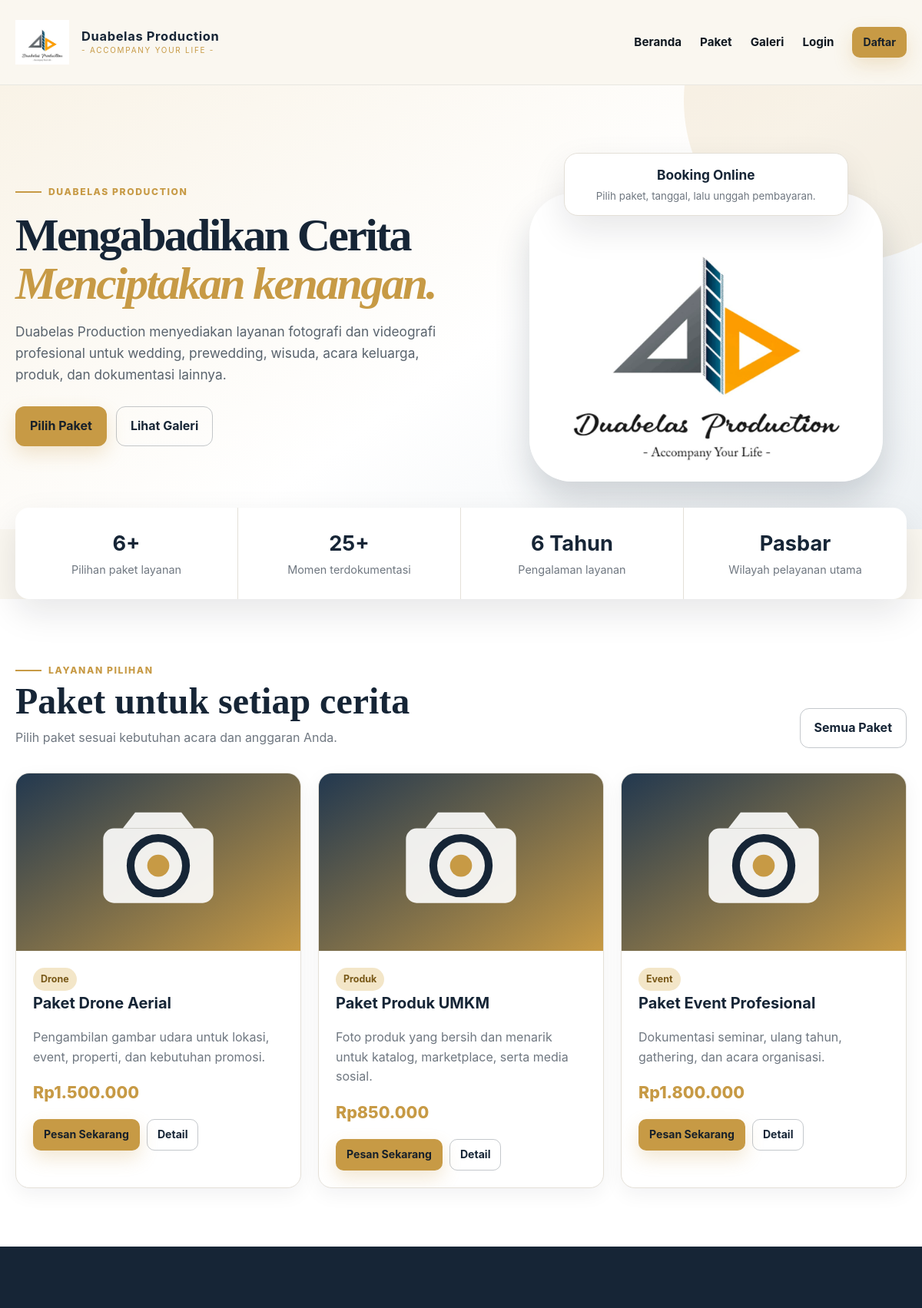
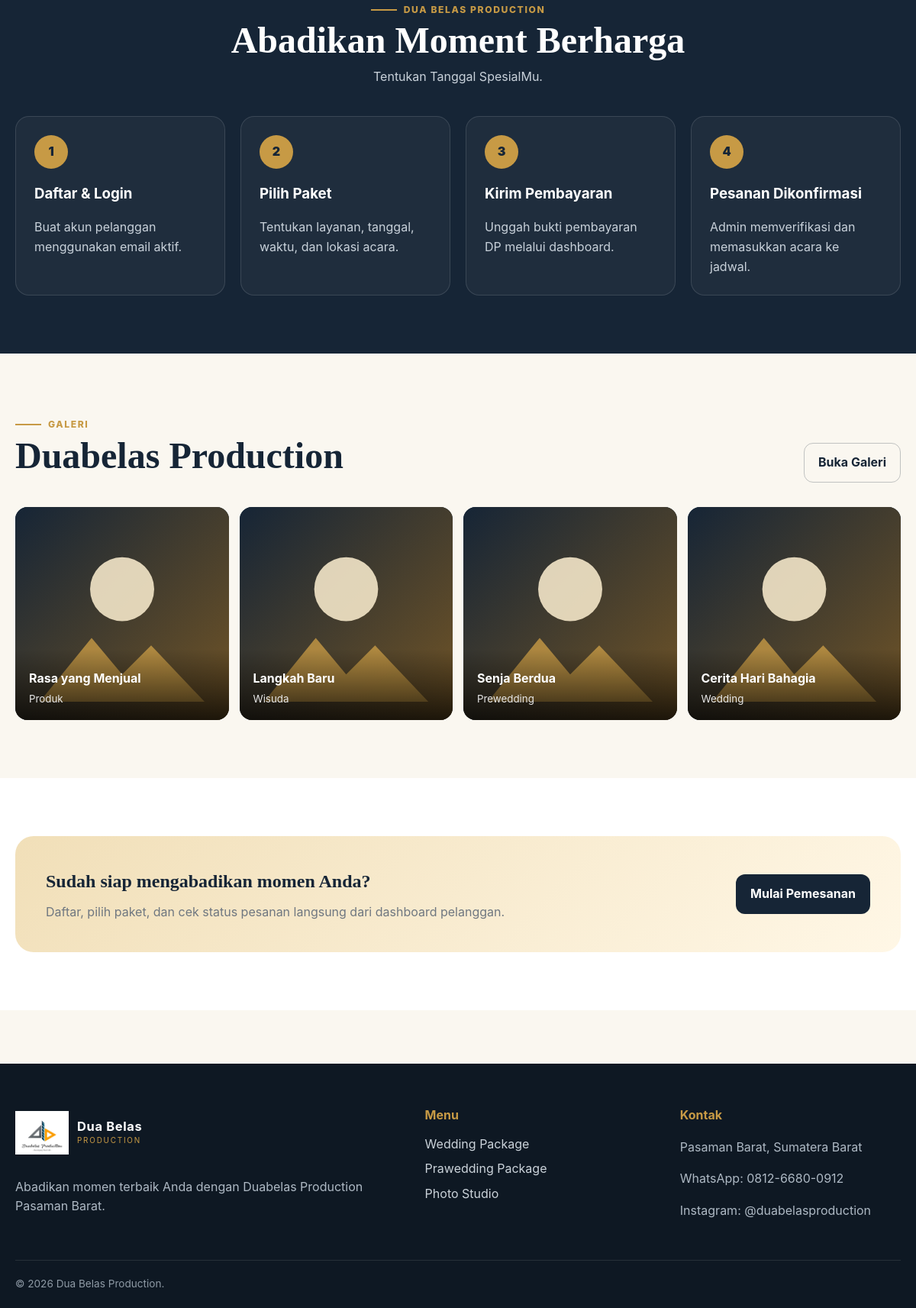
The page / on the database its author committed (2 pictures, top to bottom).
### tables this page shows
CREATE TABLE IF NOT EXISTS packages (
    id INT UNSIGNED AUTO_INCREMENT PRIMARY KEY,
    name VARCHAR(120) NOT NULL,
    category VARCHAR(80) NOT NULL,
    price DECIMAL(14,2) NOT NULL DEFAULT 0,
    dp_percentage TINYINT UNSIGNED NOT NULL DEFAULT 30,
    duration_hours DECIMAL(5,1) NOT NULL DEFAULT 2,
    description TEXT NOT NULL,
    features TEXT DEFAULT NULL,
    photo VARCHAR(255) DEFAULT NULL,
    status ENUM('active','inactive') NOT NULL DEFAULT 'active',
    created_at TIMESTAMP DEFAULT CURRENT_TIMESTAMP,
    updated_at TIMESTAMP DEFAULT CURRENT_TIMESTAMP ON UPDATE CURRENT_TIMESTAMP
);

CREATE TABLE IF NOT EXISTS gallery (
    id INT UNSIGNED AUTO_INCREMENT PRIMARY KEY,
    title VARCHAR(140) NOT NULL,
    category VARCHAR(80) NOT NULL,
    description TEXT DEFAULT NULL,
    photo VARCHAR(255) DEFAULT NULL,
    status ENUM('active','inactive') NOT NULL DEFAULT 'active',
    created_at TIMESTAMP DEFAULT CURRENT_TIMESTAMP,
    updated_at TIMESTAMP DEFAULT CURRENT_TIMESTAMP ON UPDATE CURRENT_TIMESTAMP
);

### config/app.php (called while the page is built, shortened)
<?php
function url(string $path = ''): string
{
    return BASE_URL . ($path !== '' ? '/' . ltrim($path, '/') : '');
}
function asset(string $path): string
{
    return url('assets/' . ltrim($path, '/'));
}
function e(?string $value): string
{
    return htmlspecialchars((string) $value, ENT_QUOTES, 'UTF-8');
}
function rupiah(float|int|string $amount): string
{
    return 'Rp' . number_format((float) $amount, 0, ',', '.');
}
function current_user(): ?array
{
    return $_SESSION['user'] ?? null;
}
function is_logged_in(): bool
{
    return isset($_SESSION['user']);
}

### index.php (the view, shortened to what this page needs)
<?php
require_once __DIR__ . '/config/database.php';
$packages = $pdo->query("SELECT * FROM packages WHERE status = 'active' ORDER BY id DESC LIMIT 3")->fetchAll();
$galleryItems = $pdo->query("SELECT * FROM gallery WHERE status = 'active' ORDER BY id DESC LIMIT 4")->fetchAll();
$totalPackages = (int) $pdo->query("SELECT COUNT(*) FROM packages WHERE status = 'active'")->fetchColumn();
$totalBookings = (int) $pdo->query("SELECT COUNT(*) FROM bookings WHERE status IN ('confirmed','completed')")->fetchColumn();
require __DIR__ . '/includes/header.php';
?>
<section class="hero">
    <div class="container hero-grid">
        <div>
            <span class="eyebrow">Duabelas Production</span>
            <h1>
                Mengabadikan Cerita
                <span>Menciptakan kenangan.</span>
            </h1>
            <p>
                Duabelas Production menyediakan layanan fotografi dan
                videografi profesional untuk wedding, prewedding, wisuda,
                acara keluarga, produk, dan dokumentasi lainnya.
            </p>
            <div class="hero-actions">
                <a class="btn btn-primary" href="<?= url('packages.php') ?>">
                    Pilih Paket
                </a>
                <a class="btn btn-outline" href="<?= url('gallery.php') ?>">
                    Lihat Galeri
                </a>
            </div>
        </div>
        <div class="hero-art">
    <div class="hero-image-wrap">
        <img
            src="<?= asset('img/1.jpeg') ?>"
            alt="Ilustrasi kamera profesional"
        >
    </div>
    <div class="hero-note">
        <strong>Booking Online</strong>
        <small>Pilih paket, tanggal, lalu unggah pembayaran.</small>
    </div>
    </div>
</section>
<div class="container stats">
    <div class="stats-grid">
        <div class="stat"><strong><?= max($totalPackages, 6) ?>+</strong><span>Pilihan paket layanan</span></div>
        <div class="stat"><strong><?= max($totalBookings, 25) ?>+</strong><span>Momen terdokumentasi</span></div>
        <div class="stat"><strong>6 Tahun</strong><span>Pengalaman layanan</span></div>
        <div class="stat"><strong>Pasbar</strong><span>Wilayah pelayanan utama</span></div>
    </div>
</div>
<section class="section white">
    <div class="container">
        <div class="section-heading">
            <div><span class="eyebrow">Layanan Pilihan</span><h2>Paket untuk setiap cerita</h2><p>Pilih paket sesuai kebutuhan acara dan anggaran Anda.</p></div>
            <a class="btn btn-outline" href="<?= url('packages.php') ?>">Semua Paket</a>
        </div>
        <div class="card-grid">
            <?php foreach ($packages as $package): ?>
                <article class="card">
                    <img class="card-image" src="<?= $package['photo'] ? url('uploads/packages/' . $package['photo']) : asset('img/default-package.svg') ?>" alt="<?= e($package['name']) ?>">
                    <div class="card-body">
                        <span class="chip"><?= e($package['category']) ?></span>
                        <h3><?= e($package['name']) ?></h3>
                        <p><?= e($package['description']) ?></p>
                        <div class="price"><?= rupiah($package['price']) ?></div>
                        <div class="card-actions">
                            <a class="btn btn-primary btn-sm" href="<?= url('customer/booking_create.php?package=' . $package['id']) ?>">Pesan Sekarang</a>
                            <a class="btn btn-outline btn-sm" href="<?= url('packages.php#package-' . $package['id']) ?>">Detail</a>
                        </div>
                    </div>
                </article>
            <?php endforeach; ?>
        </div>
    </div>
</section>
<section class="section dark">
    <div class="container">
        <div class="section-heading center"><span class="eyebrow">Dua belas Production</span><h2>Abadikan Moment Berharga</h2><p>Tentukan Tanggal SpesialMu.</p></div>
        <div class="steps">
            <div class="step"><div class="step-number">1</div><h3>Daftar & Login</h3><p>Buat akun pelanggan menggunakan email aktif.</p></div>
            <div class="step"><div class="step-number">2</div><h3>Pilih Paket</h3><p>Tentukan layanan, tanggal, waktu, dan lokasi acara.</p></div>
            <div class="step"><div class="step-number">3</div><h3>Kirim Pembayaran</h3><p>Unggah bukti pembayaran DP melalui dashboard.</p></div>
            <div class="step"><div class="step-number">4</div><h3>Pesanan Dikonfirmasi</h3><p>Admin memverifikasi dan memasukkan acara ke jadwal.</p></div>
        </div>
    </div>
</section>
<section class="section">
    <div class="container">
        <div class="section-heading"><div><span class="eyebrow">Galeri</span><h2>Duabelas Production</h2><p></p></div><a class="btn btn-outline" href="<?= url('gallery.php') ?>">Buka Galeri</a></div>
        <div class="gallery-grid">
            <?php foreach ($galleryItems as $item): ?>
                <article class="gallery-item">
                    <img src="<?= $item['photo'] ? url('uploads/gallery/' . $item['photo']) : asset('img/default-gallery.svg') ?>" alt="<?= e($item['title']) ?>">
                    <div class="gallery-caption"><strong><?= e($item['title']) ?></strong><small><?= e($item['category']) ?></small></div>
                </article>
            <?php endforeach; ?>
        </div>
    </div>
</section>
<section class="section white">
    <div class="container cta">
        <div><h2>Sudah siap mengabadikan momen Anda?</h2><p>Daftar, pilih paket, dan cek status pesanan langsung dari dashboard pelanggan.</p></div>
        <a class="btn btn-dark" href="<?= is_logged_in() ? url('packages.php') : url('register.php') ?>">Mulai Pemesanan</a>
    </div>
</section>
<?php require __DIR__ . '/includes/footer.php'; ?>

### includes/header.php (shortened to what this page needs)
<?php
require_once __DIR__ . '/../config/app.php';
$user = current_user();
?>
<!doctype html>
<html lang="id">
<head>
    <link rel="stylesheet" href="<?= asset('css/style.css') ?>?v=4">
</head>
<body>
<header class="site-header">
    <div class="container nav-wrap">
        <a class="brand" href="<?= url('index.php') ?>">
    <img
        class="brand-logo"
        src="<?= asset('img/1.jpeg') ?>"
        alt="Logo Duabelas Production"
    >
    <span class="brand-copy">
        <strong class="brand-title">Duabelas Production</strong>
        <small class="brand-tagline">- Accompany Your Life -</small>
    </span>
</a>
        <nav class="main-nav" data-nav>
            <a href="<?= url('index.php') ?>">Beranda</a>
            <a href="<?= url('packages.php') ?>">Paket</a>
            <a href="<?= url('gallery.php') ?>">Galeri</a>
            <?php if (!$user): ?>
                <a href="<?= url('login.php') ?>">Login</a>
                <a class="btn btn-sm btn-primary" href="<?= url('register.php') ?>">Daftar</a>
            <?php elseif ($user['role'] === 'admin'): ?>
                <a href="<?= url('admin/dashboard.php') ?>">Admin</a>
                <a class="btn btn-sm btn-outline" href="<?= url('logout.php') ?>">Logout</a>
            <?php else: ?>
                <a href="<?= url('customer/dashboard.php') ?>">Dashboard</a>
                <a class="btn btn-sm btn-outline" href="<?= url('logout.php') ?>">Logout</a>
            <?php endif; ?>
        </nav>
    </div>
</header>
<main>

### includes/footer.php (shortened to what this page needs)
</main>
<footer class="site-footer">
    <div class="container footer-grid">
        <div>
            <div class="brand footer-brand">
                <img src="<?= asset('img/1.jpeg') ?>" alt="Logo">
                <span><strong>Dua Belas</strong><small>Production</small></span>
            </div>
            <p>Abadikan momen terbaik Anda dengan Duabelas Production Pasaman Barat.</p>
        </div>
        <div>
            <h4>Menu</h4>
            <a href="<?= url('packages.php') ?>">Wedding Package</a>
            <a href="<?= url('gallery.php') ?>">Prawedding Package</a>
            <a href="<?= url('login.php') ?>">Photo Studio</a>
        </div>
        <div>
            <h4>Kontak</h4>
            <p>Pasaman Barat, Sumatera Barat</p>
            <p>WhatsApp: 0812-6680-0912</p>
            <p>Instagram: @duabelasproduction</p>
        </div>
    </div>
    <div class="container footer-bottom">© <?= date('Y') ?> Dua Belas Production.</div>
</footer>
</body>
</html>

### rows shown on the page
packages: category "Drone", name "Paket Drone Aerial", description "Pengambilan gambar udara untuk lokasi, event, properti, dan kebutuhan promosi.", price "Rp1.500.000"
packages: category "Produk", name "Paket Produk UMKM", description "Foto produk yang bersih dan menarik untuk katalog, marketplace, serta media sosial.", price "Rp850.000"
packages: category "Event", name "Paket Event Profesional", description "Dokumentasi seminar, ulang tahun, gathering, dan acara organisasi.", price "Rp1.800.000"
gallery: title "Rasa yang Menjual", category "Produk"
gallery: title "Langkah Baru", category "Wisuda"
gallery: title "Senja Berdua", category "Prewedding"
gallery: title "Cerita Hari Bahagia", category "Wedding"

### other values the page prints
max($totalPackages, 6) "6"
max($totalBookings, 25) "25"
